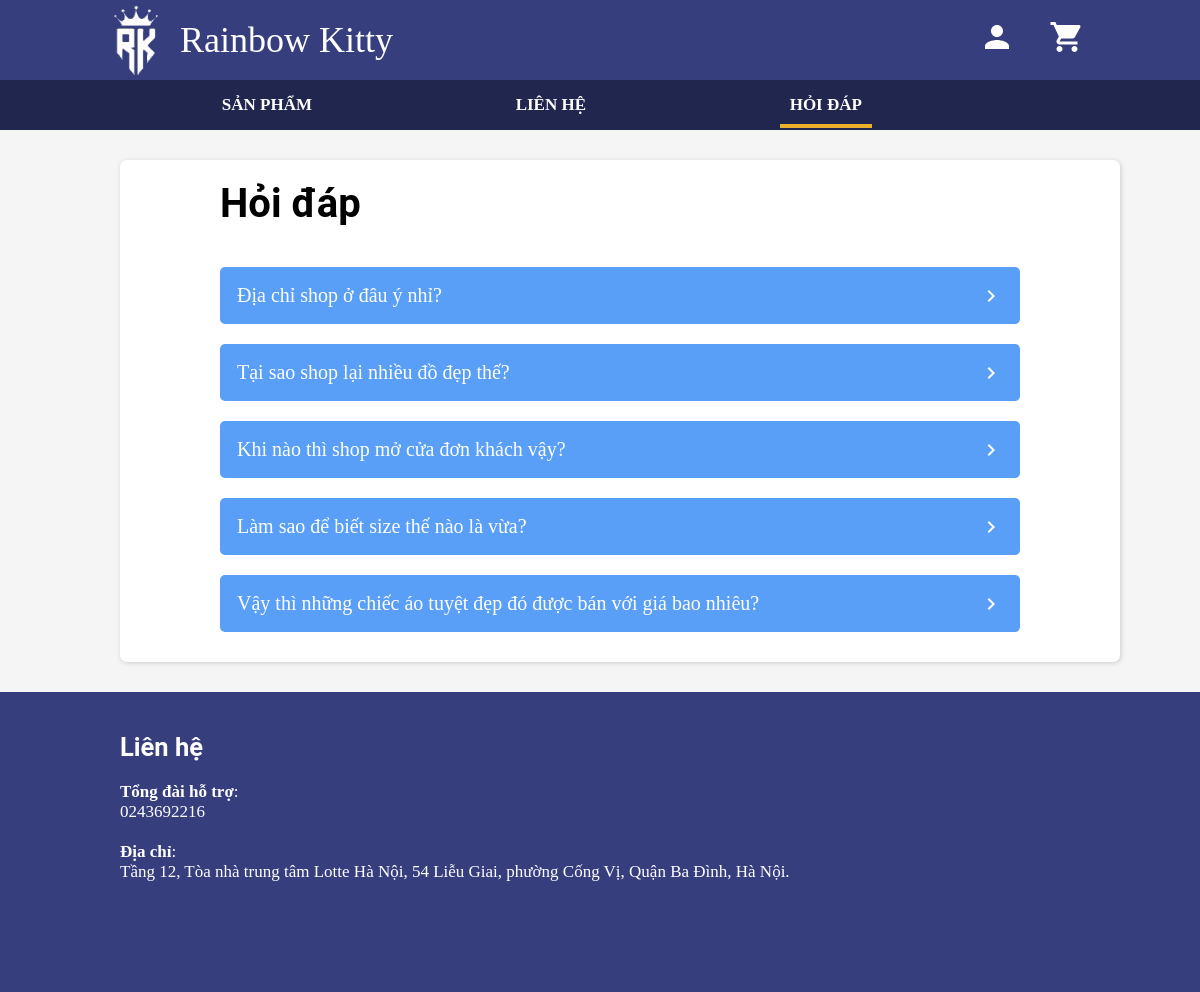
Screenshot of /public/qna.php (signed in) with the database file from the repository.
### tables this page shows
CREATE TABLE `qna` (
  `id` int(11) NOT NULL,
  `question` text NOT NULL,
  `answer` text NOT NULL
);

CREATE TABLE `contact` (
  `id` int(11) NOT NULL,
  `type` varchar(100) NOT NULL,
  `value` text NOT NULL
);

### config/db.php (called while the page is built, shortened)
<?php
function sql_query(string $query_msg) {
    $connect = mysqli_connect(
        SERVER_NAME,
        USERNAME,
        PASSWORD,
        DB_NAME
    );
    mysqli_set_charset($connect, "utf8");
    $result = mysqli_query($connect, $query_msg) or trigger_error(mysqli_error($connect), E_USER_ERROR);
    return $result;
}

### public/qna.php (the view, shortened to what this page needs)
<?php
$root_path = $_SERVER["DOCUMENT_ROOT"];
require_once($root_path . "/config/db.php");
$qnas = sql_query("
        select *
        from qna;
    ");
?>
<!DOCTYPE html>
<html lang="en">
<head>
    <link rel="stylesheet" href="/public/templates/css/all.css">
</head>
<body>
    <?php require_once($root_path . '/public/templates/ui/header.php'); ?>
    <?php require_once($root_path . '/public/templates/ui/menu.php'); ?>
    <div class="panel">
        <div class="title">
            <h1>Hỏi đáp</h1>
        </div>
        <div class="content">
            <?php foreach ($qnas as $qna) : ?>
                <div id="question<?php echo $qna['id'] ?>" class="question" onclick="show_answer(<?php echo $qna['id'] ?>)">
                    <?= $qna['question'] ?>
                    <span style="float: right;" id="navigation<?php echo $qna['id'] ?>">
                        <svg xmlns="http://www.w3.org/2000/svg" viewBox="0 0 24 24" fill="white" width="24px" height="24px"><path d="M0 0h24v24H0V0z" fill="none"/><path d="M8.59 16.59L13.17 12 8.59 7.41 10 6l6 6-6 6-1.41-1.41z"/></svg>
                    </span>
                </div>
            <?php endforeach ?>
        </div>
    </div>
    <?php require_once($root_path . '/public/templates/ui/footer.php'); ?>
</body>
</html>

### public/templates/ui/footer.php (shortened to what this page needs)
<?php
    $root_path = $_SERVER["DOCUMENT_ROOT"];
    require_once($root_path . "/config/db.php");
    $sql_phone = "
        select *
        from contact
        where id = 1
    ";
    $sql_address = "
        select *
        from contact
        where id = 2
    ";
    $phone = mysqli_fetch_array(sql_query($sql_phone));
    $address = mysqli_fetch_array(sql_query($sql_address));
?>
<div id="div_all_footer">
    <div id="div_content_inside">
        <div>
            <h2 class="title">Liên hệ</h2><br>
            <span style="font-weight: bold;">Tổng đài hỗ trợ</span>: <br>
            <?= $phone["value"] ?>
            <br>
            <br>
            <span style="font-weight: bold;">Địa chỉ</span>: <br>
            <?= $address["value"] ?>
        </div>
    </div>
</div>

### public/templates/css/all.css (style rules this page uses)
* { margin: 0; padding: 0; list-style: none; text-decoration: none; box-sizing: border-box; }
html { scroll-behavior: smooth; }
body { font-size: 17px; background-color: #f5f5f5; }

### public/qna.php (style rules this page uses)
.panel { font-size: 20px; margin: 30px 10% 30px 10%; background-color: white; color: white; border-radius: 7px; box-shadow: 1px 1px 5px #ccc; min-height: 300px; min-width: 1000px; }
.panel .title { color: black; width: 80%; padding-top: 20px; padding-bottom: 20px; margin: auto; }
.panel .content { margin-top: 5%; margin-bottom: 5%; width: 80%; height: 100%; margin: auto; padding-bottom: 30px; }
.panel .content .question { background-color: #599ef7; padding: 17px; margin-top: 20px; border-radius: 5px; cursor: pointer; }

### public/templates/ui/footer.php (style rules this page uses)
#div_all_footer { background-color: #363e7e; color: white; position: relative; height: 300px; }
#div_content_inside { width: 80%; height: 80%; display: flex; margin-top: 10px; position: absolute; top: 50%; left: 50%; transform: translate(-50%, -50%); }
.title { font-family: Roboto, Oxygen, Ubuntu, Cantarell, 'Open Sans', 'Helvetica Neue', sans-serif; }

### rows the page displays
qna: question "Địa chỉ shop ở đâu ý nhỉ?"
qna: question "Tại sao shop lại nhiều đồ đẹp thế?"
qna: question "Khi nào thì shop mở cửa đơn khách vậy?"
qna: question "Làm sao để biết size thế nào là vừa?"
qna: question "Vậy thì những chiếc áo tuyệt đẹp đó được bán với giá bao nhiêu?"
contact: value "0243692216"
contact: value "Tầng 12, Tòa nhà trung tâm Lotte Hà Nội, 54 Liễu Giai, phường Cống Vị, Quận Ba Đình, Hà Nội."
